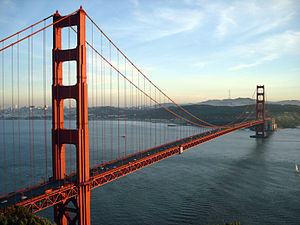
#> input picture imagem/ponte.jpg, 300 x 225 px, found by its file name
$ python Espelhando_ums_imagem.py
#> lines starting #> are read from the running program, lines starting #| are printed output that depends on the picture
""" Para espelhar uma imagem, basta inverter suas linhas, suas colunas ou ambar.
Invertendo as linhas temos o flip horizontal e invertendo as colunas temos o flip vertical"""

""" Podemos fazer o espelhamento/flip com uma função oferecida pela OPENCV (função flio) como através da
manipulação direta das matrizes que compõe a imagem."""

# Importando as bibliotecas

# lendo a imagem
import cv2
import imutils
import numpy as np
imagem = cv2.imread('imagem/ponte.jpg')
#> imagem is the input picture: shape (225, 300, 3); mean B, G, R 141.5, 138.3, 130.4
# Abrindo a imagem original
cv2.imshow('Original', imagem)

# Fazendo o flip
flip_horizontal = imagem[::-1, :]
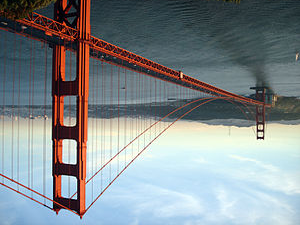
#> flip_horizontal: shape (225, 300, 3); mean B, G, R 141.5, 138.3, 130.4
# Outro comando equivalete
# flip_horizontal = cv2.flip(imagem, 1)

# Abrindo a imagem com o flip horizontal
cv2.imshow("Flip Horizontal", flip_horizontal)

# Flip vertical
flip_vertical = imagem[:, ::-1]
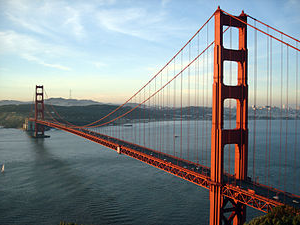
#> flip_vertical: shape (225, 300, 3); mean B, G, R 141.5, 138.3, 130.4
# Outro comando equivalente
# flip_vertical = cv2.flip(imagem, 0)

# Abrindo a imagem vertical
cv2.imshow('Flip Vertical', flip_vertical)
# Fazendo o flip horizontal e vertical
flip_hv = imagem[::-1, ::-1]
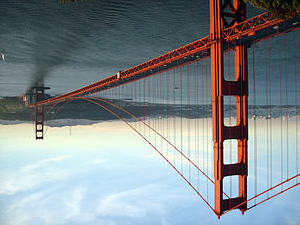
#> flip_hv: shape (225, 300, 3); mean B, G, R 141.5, 138.3, 130.4
# flip_hv = cv2.flip(imagem, -1)

# Abrindo imagem do flip horizontal e vertical
cv2.imshow("Flip horizontal e Vertical", flip_hv)
cv2.waitKey(0)

$ run again, with imagem/dados.jpg copied over imagem/ponte.jpg
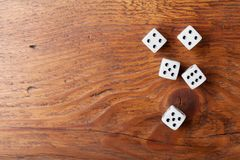
#> input picture imagem/dados.jpg, 240 x 160 px, found by its file name
#> imagem is the input picture: shape (160, 240, 3); mean B, G, R 80.3, 111.2, 170.2
#> `flip_vertical = imagem[:, ::-1]`:
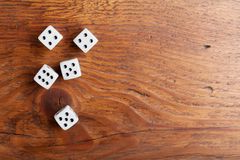
#> flip_vertical: shape (160, 240, 3); mean B, G, R 80.3, 111.2, 170.2
#> `flip_hv = imagem[::-1, ::-1]`:
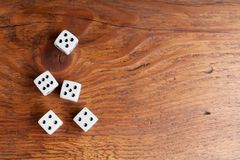
#> flip_hv: shape (160, 240, 3); mean B, G, R 80.3, 111.2, 170.2

$ run again, with imagem/dados1.jpg copied over imagem/ponte.jpg
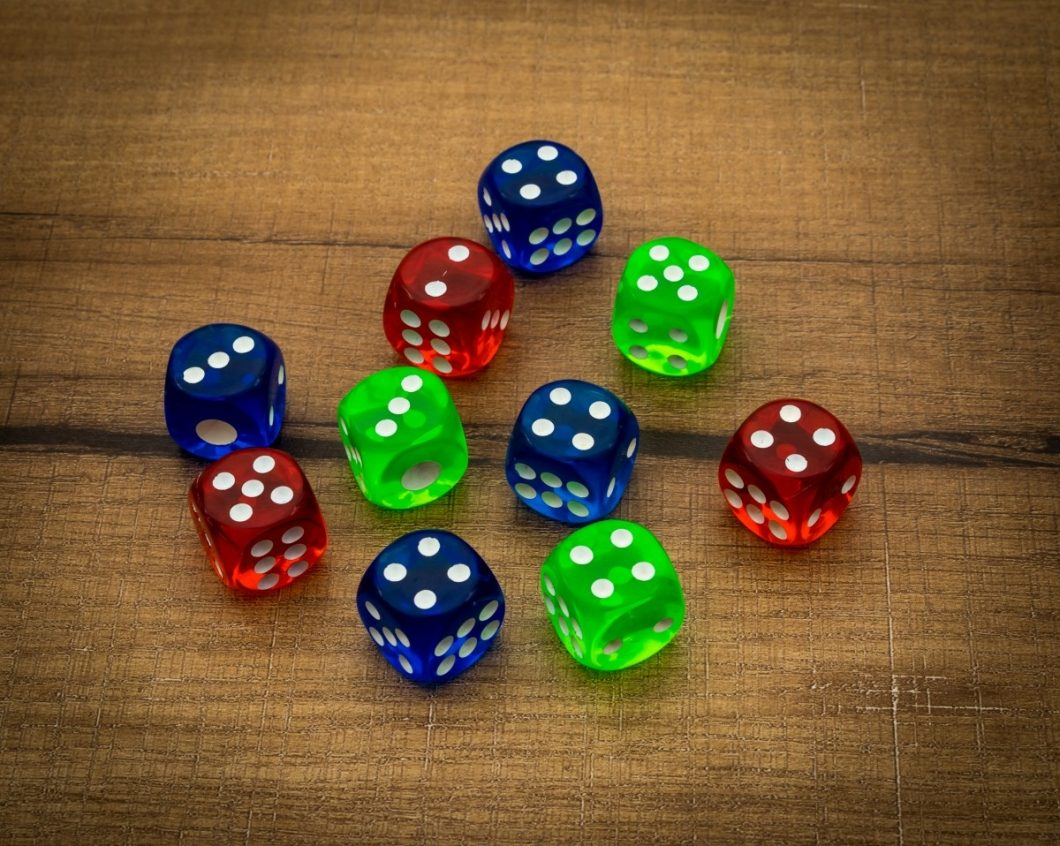
#> input picture imagem/dados1.jpg, 1060 x 846 px, found by its file name
#> imagem is the input picture: shape (846, 1060, 3); mean B, G, R 52.4, 92.6, 117.8
#> `flip_vertical = imagem[:, ::-1]`:
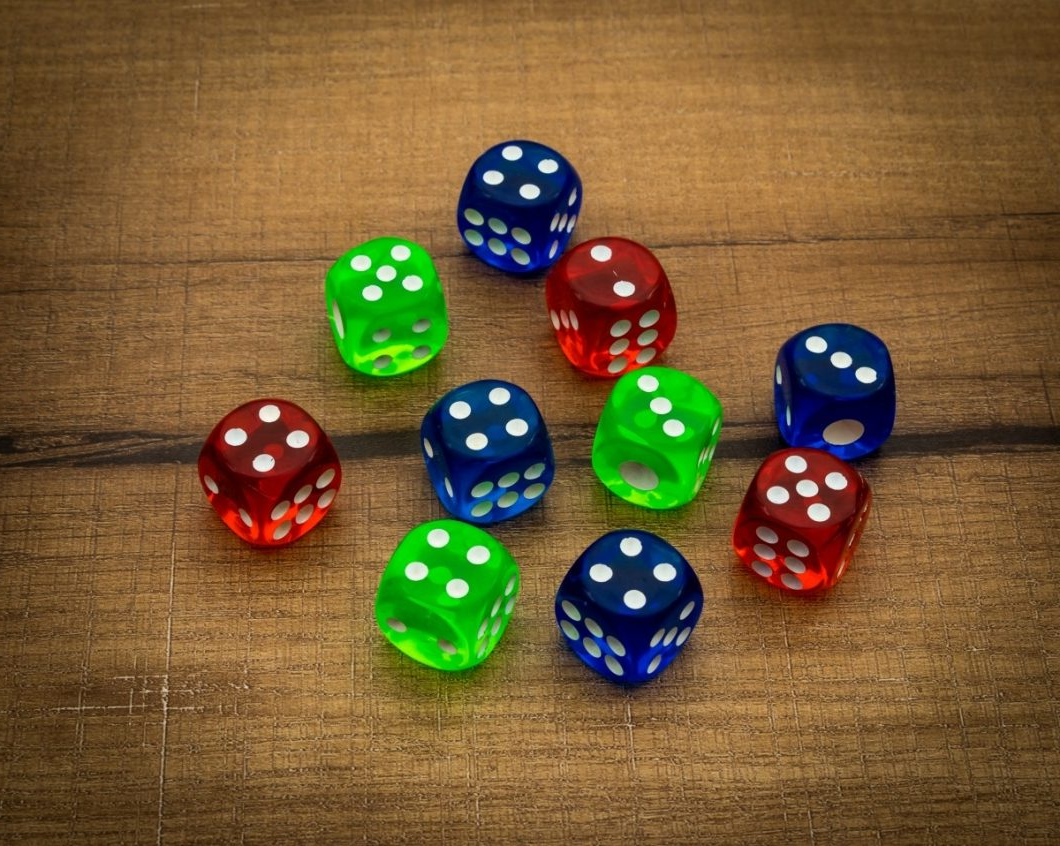
#> flip_vertical: shape (846, 1060, 3); mean B, G, R 52.4, 92.6, 117.8
#> `flip_hv = imagem[::-1, ::-1]`:
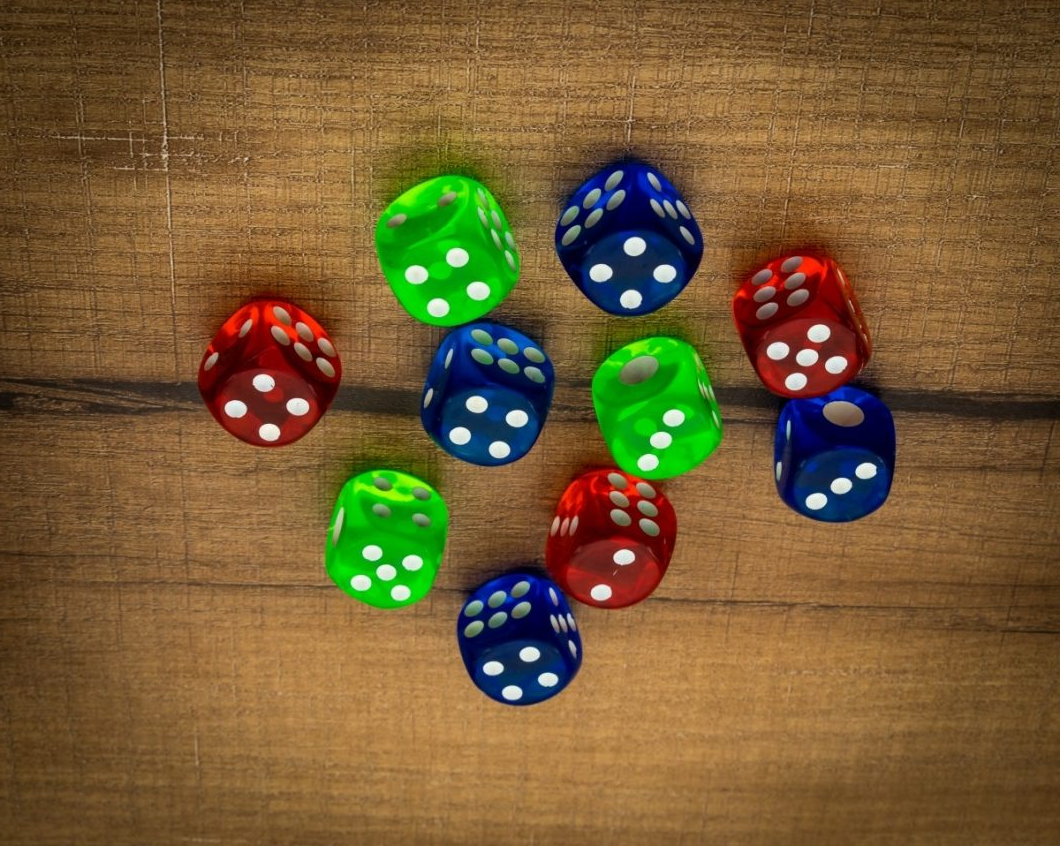
#> flip_hv: shape (846, 1060, 3); mean B, G, R 52.4, 92.6, 117.8

$ run again, with imagem/pessoas-sorrindo.jpg copied over imagem/ponte.jpg
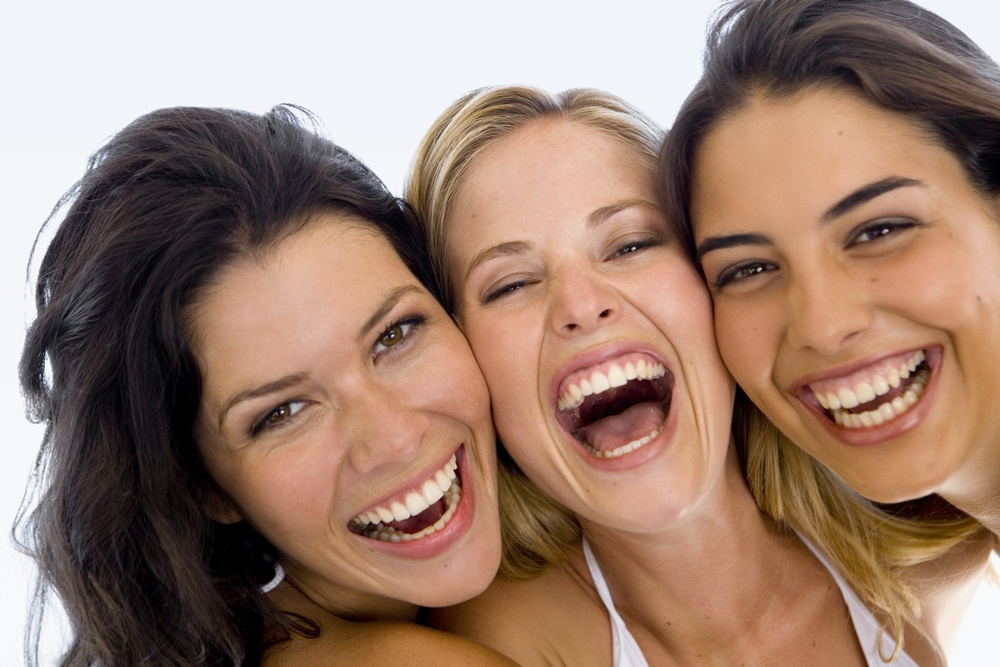
#> input picture imagem/pessoas-sorrindo.jpg, 1000 x 667 px, shrunk from 2121 x 1414 before the run, found by its file name
#> imagem is the input picture: shape (667, 1000, 3); mean B, G, R 112.2, 127.5, 155.8
#> `flip_vertical = imagem[:, ::-1]`:
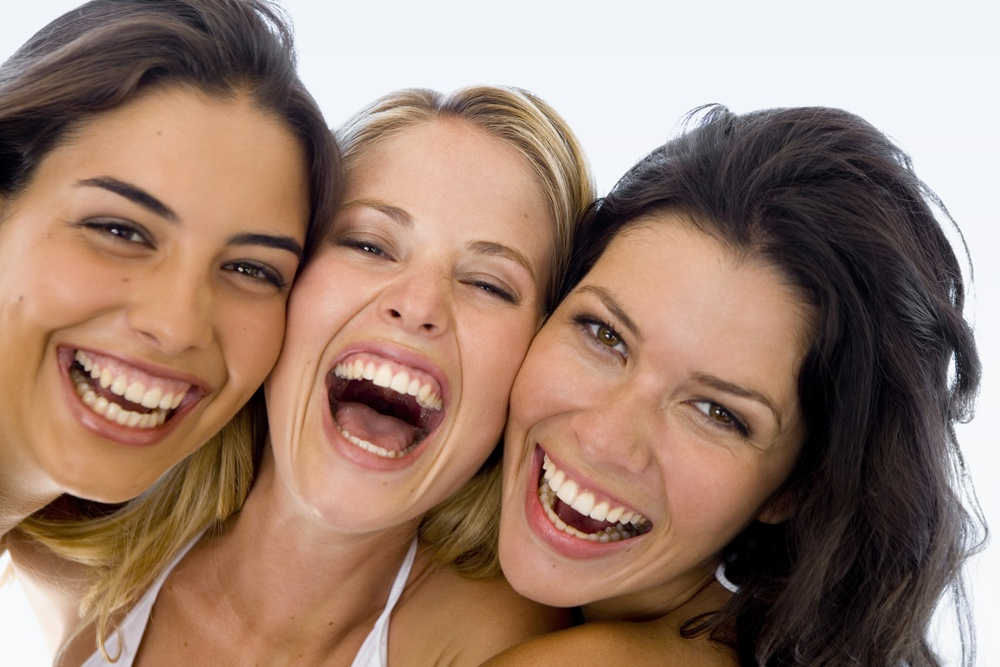
#> flip_vertical: shape (667, 1000, 3); mean B, G, R 112.2, 127.5, 155.8
#> `flip_hv = imagem[::-1, ::-1]`:
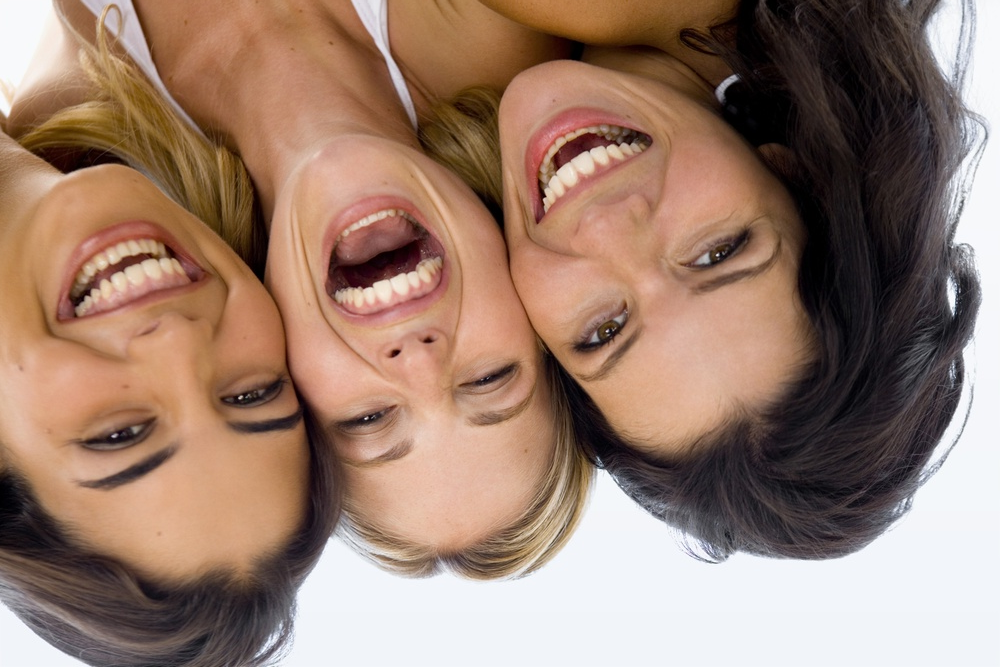
#> flip_hv: shape (667, 1000, 3); mean B, G, R 112.2, 127.5, 155.8
